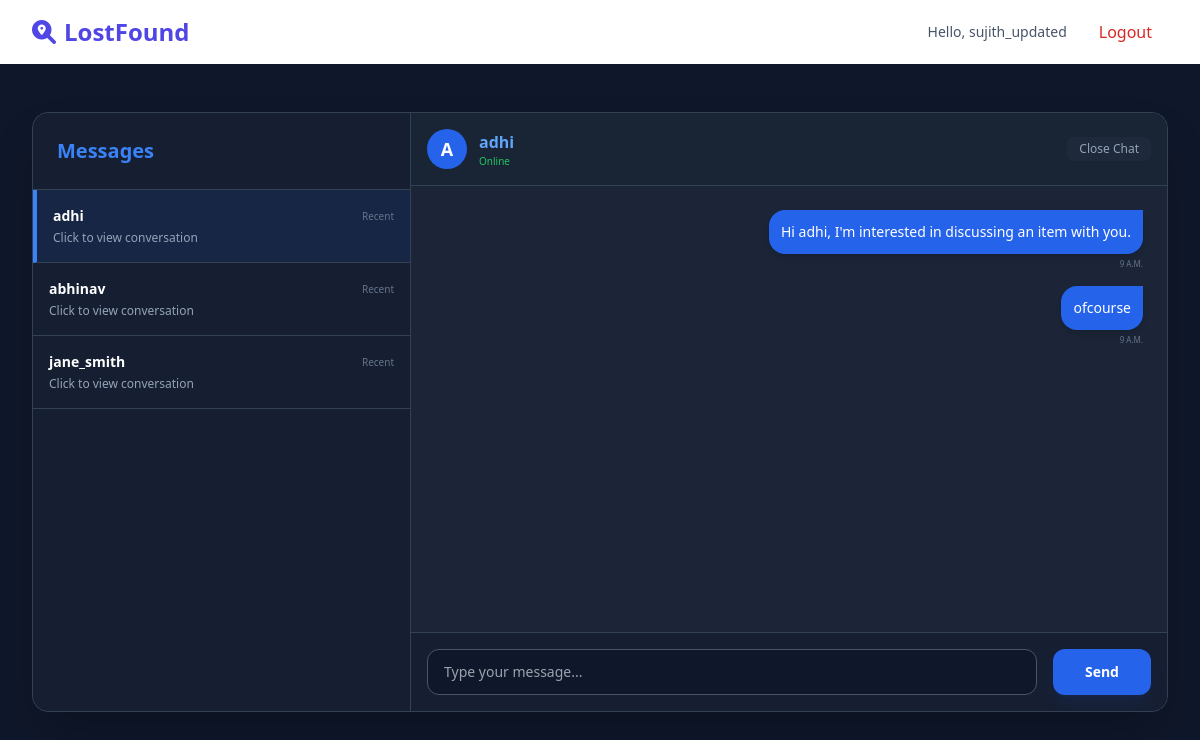
/items/messages/1/ (signed in), run on the app's committed database.
### accounts/models.py (models this page shows, shortened)
class CustomUser(AbstractUser):
    USER_TYPE_CHOICES = [
        ('normal', 'Normal User'),
        ('admin', 'Administrator'),
    ]
    ACCOUNT_STATUS_CHOICES = [
        ('active', 'Active'),
        ('suspended', 'Suspended'),
        ('banned', 'Banned'),
    ]
    phone_number = models.CharField(max_length=15, blank=True, null=True)
    user_type = models.CharField(max_length=10, choices=USER_TYPE_CHOICES, default='normal')
    account_status = models.CharField(max_length=10, choices=ACCOUNT_STATUS_CHOICES, default='active')
    suspension_reason = models.TextField(blank=True, null=True)
    suspended_by = models.ForeignKey('self', on_delete=models.SET_NULL, null=True, blank=True, related_name='suspended_users')
    suspension_date = models.DateTimeField(null=True, blank=True)
    last_login_attempt = models.DateTimeField(null=True, blank=True)

### items/models.py (models this page shows)
class Message(models.Model):
    sender = models.ForeignKey(settings.AUTH_USER_MODEL, on_delete=models.CASCADE, related_name='sent_messages')
    receiver = models.ForeignKey(settings.AUTH_USER_MODEL, on_delete=models.CASCADE, related_name='received_messages')
    content = models.TextField()
    timestamp = models.DateTimeField(auto_now_add=True)
    class Meta:
        ordering = ['timestamp']

### items/views.py (the view)
# urls.py: path('messages/', views.messages_view, name='my_messages'),
@login_required
def messages_view(request, receiver_id=None):
    User = get_user_model()
    receiver = None
    if receiver_id:
        receiver = get_object_or_404(User, id=receiver_id)
    if request.method == "POST" and receiver:
        content = request.POST.get('content')
        if content:
            Message.objects.create(sender=request.user, receiver=receiver, content=content)
            messages.success(request, 'Message sent successfully!')
            return redirect('messages_view', receiver_id=receiver.id)
    chat_messages = []
    if receiver:
        chat_messages = Message.objects.filter(
            Q(sender=request.user, receiver=receiver) |
            Q(sender=receiver, receiver=request.user)
        ).order_by('timestamp')
    sent_messages = Message.objects.filter(sender=request.user).values_list('receiver', flat=True)
    received_messages = Message.objects.filter(receiver=request.user).values_list('sender', flat=True)
    contact_ids = set(list(sent_messages) + list(received_messages))
    contact_ids.discard(request.user.id)  # Remove self from contacts
    contacts = User.objects.filter(id__in=contact_ids)
    context = {
        'receiver': receiver,
        'chat_messages': chat_messages,
        'contacts': contacts
    }
    return render(request, 'items/messages.html', context)

### items/templates/items/messages.html (shortened to what this page needs)
{% extends 'base.html' %}
{% block content %}
<div class="min-h-screen bg-[#0f172a] py-12 px-8 text-white">
    <div class="max-w-6xl mx-auto flex h-[600px] bg-[#1e293b] rounded-2xl border border-slate-700 shadow-2xl overflow-hidden">
        <div class="w-1/3 border-r border-slate-700 bg-[#0f172a]/50">
            <div class="p-6 border-b border-slate-700">
                <h2 class="text-xl font-bold text-blue-500">Messages</h2>
            </div>
            <div class="overflow-y-auto h-full">
                {% for contact in contacts %}
                <a href="{% url 'messages_view' contact.id %}"
                   class="block p-4 border-b border-slate-700 hover:bg-slate-800 cursor-pointer transition {% if receiver.id == contact.id %}bg-blue-600/10 border-l-4 border-l-blue-500{% endif %}">
                    <div class="flex justify-between items-center mb-1">
                        <span class="font-bold text-sm">{{ contact.username }}</span>
                        <span class="text-[10px] text-slate-500">Recent</span>
                    </div>
                    <p class="text-xs text-slate-400 truncate">Click to view conversation</p>
                </a>
                {% endfor %}
            </div>
        </div>
        <div class="flex-1 flex flex-col bg-[#1e293b]">
            {% if receiver %}
            <div class="p-4 border-b border-slate-700 flex justify-between items-center bg-[#0f172a]/30">
                <div class="flex items-center gap-3">
                    <div class="w-10 h-10 rounded-full bg-blue-600 flex items-center justify-center font-bold text-lg">
                        {{ receiver.username|first|upper }}
                    </div>
                    <div>
                        <p class="font-bold text-blue-400">{{ receiver.username }}</p>
                        <p class="text-[10px] {% if receiver.is_authenticated %}text-green-500{% else %}text-slate-500{% endif %}">
                            {% if receiver.is_active %}Online{% else %}Away{% endif %}
                        </p>
                    </div>
                </div>
                <a href="{% url 'dashboard' %}" class="text-xs text-slate-400 hover:text-white bg-slate-800 px-3 py-1 rounded-md">Close Chat</a>
            </div>
            <div id="message-container" class="flex-1 p-6 overflow-y-auto space-y-4 bg-slate-900/20">
                {% for msg in chat_messages %}
                    {% if msg.sender == request.user %}
                    <div class="flex flex-col items-end">
                        <div class="bg-blue-600 p-3 rounded-2xl rounded-tr-none max-w-md shadow-md">
                            <p class="text-sm">{{ msg.content }}</p>
                        </div>
                        <span class="text-[8px] text-slate-500 mt-1 uppercase">{{ msg.timestamp|date:"P" }}</span>
                    </div>
                    {% endif %}
                {% empty %}
                <div class="h-full flex items-center justify-center">
                    <p class="text-slate-500 italic text-sm">Start your conversation with {{ receiver.username }}</p>
                </div>
                {% endfor %}
            </div>
            <div class="p-4 bg-[#0f172a]/50 border-t border-slate-700">
                <form method="POST" action="{% url 'messages_view' receiver.id %}" class="flex gap-4">
                    <input type="text" name="content" placeholder="Type your message..." required
                           class="flex-1 bg-[#0f172a] border border-slate-600 rounded-xl px-4 py-3 text-sm text-white focus:border-blue-500 focus:ring-1 focus:ring-blue-500 outline-none transition-all">
                    <button type="submit" class="bg-blue-600 hover:bg-blue-700 px-8 py-3 rounded-xl font-bold text-sm transition-all transform hover:scale-105 active:scale-95 shadow-lg shadow-blue-900/20">
                        Send
                    </button>
                </form>
            </div>
            {% endif %}
        </div>
    </div>
</div>
{% endblock %}

### items/templates/base.html (shortened to what this page needs)
<!DOCTYPE html>
<html lang="en">
<head>
    <script src="https://cdn.tailwindcss.com"></script>
    <link href="https://cdnjs.cloudflare.com/ajax/libs/font-awesome/6.0.0/css/all.min.css" rel="stylesheet">
</head>
<body class="bg-slate-50 font-sans">
    <nav class="bg-white shadow-sm sticky top-0 z-50">
    <div class="max-w-7xl mx-auto px-4 sm:px-6 lg:px-8">
        <div class="flex justify-between h-16 items-center">
            <div class="flex items-center">
                <a href="{% if user.is_authenticated %}{% url 'dashboard' %}{% else %}/{% endif %}" class="text-2xl font-bold text-indigo-600">
                    <i class="fa-solid fa-magnifying-glass-location mr-2"></i>LostFound
                </a>
            </div>
            <div class="flex items-center space-x-4">
                {% if user.is_authenticated %}
                    <span class="text-slate-600 text-sm hidden md:block">Hello, {{ user.username }}</span>
                    <form action="{% url 'logout' %}" method="post" class="inline">
                        <button type="submit" class="px-4 py-2 text-red-600 font-medium hover:bg-red-50 rounded-lg transition">Logout</button>
                    </form>
                {% else %}
                    <a href="{% url 'login' %}" class="px-4 py-2 text-indigo-600 font-medium hover:bg-indigo-50 rounded-lg transition">Login</a>
                    <a href="{% url 'signup' %}" class="px-4 py-2 bg-indigo-600 text-white font-medium rounded-lg hover:bg-indigo-700 shadow-md transition">Sign Up</a>
                {% endif %}
            </div>
        </div>
    </div>
</nav>
    {% block content %}
    {% endblock %}
</body>
</html>

### data on the page
CustomUser: username "sujith_updated"
CustomUser: username "adhi", username|first "A"
CustomUser: username "abhinav"
CustomUser: username "jane_smith"
Message: content "Hi adhi, I'm interested in discussing an item with you.", timestamp "9 A.M."
Message: content "ofcourse", timestamp "9 A.M."
